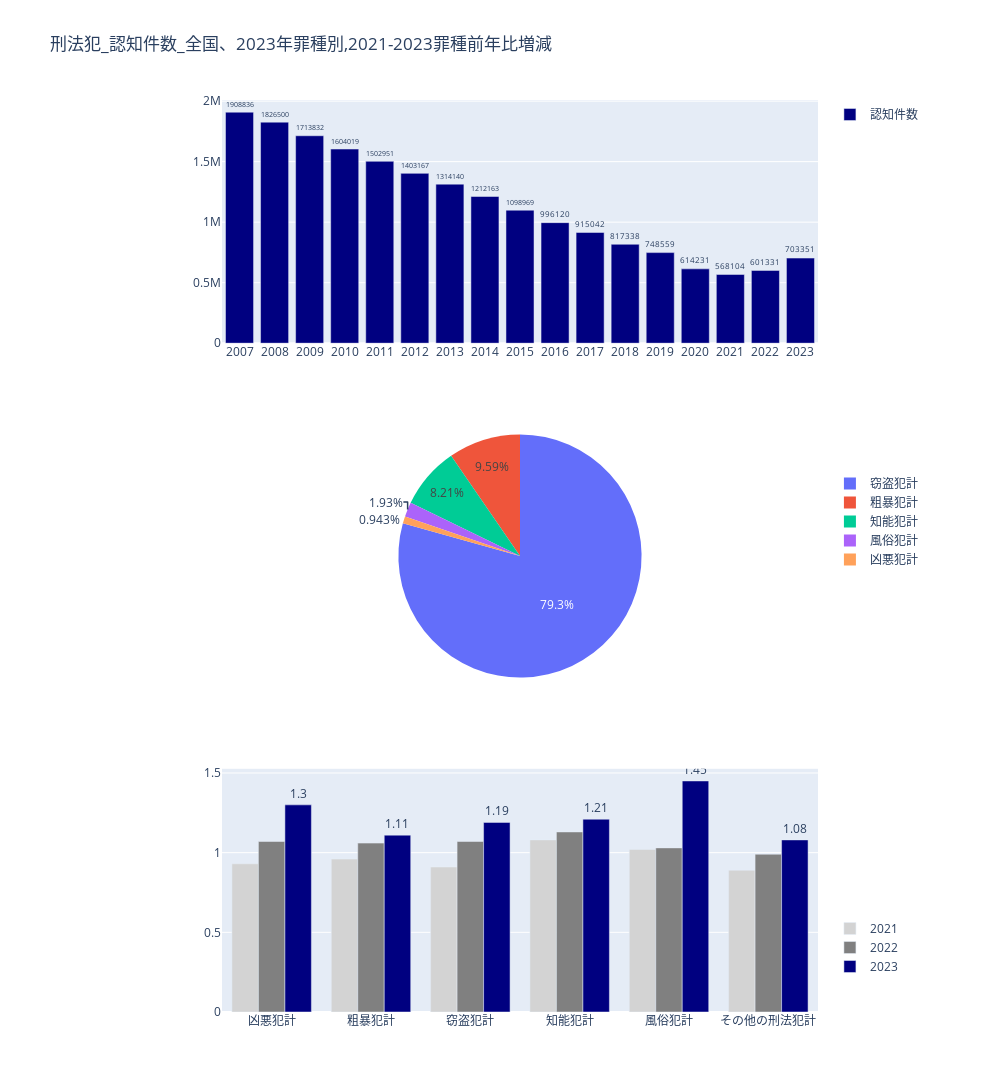

The notebook cell saved with this chart:
### Code cell
from sqlalchemy import create_engine
import pandas as pd
import matplotlib.pyplot as plt
import japanize_matplotlib
import plotly.express as px
import plotly.graph_objects as go
from plotly.subplots import make_subplots


engine = create_engine("postgresql+psycopg2://postgres:yui%403286@localhost/crime_stats")
engine2 = create_engine("postgresql+psycopg2://postgres:yui%403286@localhost/worldbank")
query = '''SELECT * FROM crime_stats;'''
query2 = '''SELECT * FROM stats_city;'''
query3 = '''SELECT crime_type, category, "2021"/"2020" AS rate21,"2022"/"2021" AS rate22,"2023"/"2022" AS rate23 FROM crime_stats WHERE 0 NOT IN
("2020","2021","2022","2023");'''
query4 = '''SELECT * FROM stats_city WHERE ken IN ('総数','北海道','東北管区','東京','関東管区','中部管区','近畿管区','中国管区','四国管区','九州管区');
'''
query5 = '''SELECT crime_type,"2023" FROM crime_stats WHERE crime_type IN ('凶悪犯計','粗暴犯計','窃盗犯計','知能犯計','風俗犯計','その他刑法犯計');'''
query6 = '''SELECT crime_type, category, "2021"/"2020" AS rate21,"2022"/"2021" AS rate22,"2023"/"2022" AS rate23 FROM crime_stats WHERE 0 NOT IN
("2020","2021","2022","2023") AND crime_type IN ('凶悪犯計','粗暴犯計','窃盗犯計','知能犯計','風俗犯計','その他の刑法犯計');'''


def base():
    df = pd.read_sql(query,engine)
    return df

def base2():
    df = pd.read_sql(query4,engine)
    area = df.loc[list(range(0,10)),['ken']]
    df.drop(columns=['ken'],inplace=True)
    df2= df.loc[list(range(0,10)),[df.columns][0]]
    df2.index = area['ken'].values
    return df2.transpose()

def crime_type():
    df = pd.read_sql(query5,engine)
    return df

def crime_type_eng():
    df = pd.read_sql(query5,engine)
    df['crime_type'] = ['Felonious-offence_total','Brutal-offence_total','Theft-Robery_total','Inteligent-criminal_total','Moral-offence_total']
    return df

#Change rate against previous year
def crime_type2():
    df = pd.read_sql(query6,engine)
    return df    

def crime_type2_eng():
    df = pd.read_sql(query6,engine)
    df['crime_type'] = ['Felonious-offence_total','Brutal-offence_total','Theft-Robery_total','Inteligent-criminal_total','Moral-offence_total',
                       'Other-criminal-case']
    return df

def base2_graph():
    df = base2()
    fig = px.bar(df, x=df.index, y=df['総数'],labels={'総数':'認知件数','index':'年度'},title='第3表_刑法犯_認知件数_全国推移',text_auto='.3s')
    fig.show()
    #plt.figure(figsize=(10,4))
    #plt.bar(df.index, df['総数'])
    #plt.title('第3表_刑法犯_都道府県別_認知件数_総数推移')
    crime = crime_type()
    fig = px.pie(crime, values="2023",names="crime_type",title='第1表_刑法犯_罪種別')
    fig.show()

def base2_graph2():
    df = base2()
    crime = crime_type()
    label = crime['crime_type'].values
    title_jpn = '刑法犯_認知件数_全国、2023年罪種別,2021-2023罪種前年比増減'
    title_eng = 'Criminal-Case_Reported_Entire-Country, 2023_Criminal-Type, 2023_rate-of-change_by-criminal-type'
    value = crime['2023'].values
    change_rate = crime_type2()
    change_rate2 = change_rate.round(decimals=2)
    change_rate2.rename(columns={'rate21':'2021','rate22':'2022','rate23':'2023'},inplace=True)
    #fig = go.Figure()
    fig = make_subplots(rows=3,cols=1,specs=[[{"type":"xy"}],[{"type":"domain"}],[{"type":"xy"}]])
    fig.add_trace(go.Bar(x=df.index, y=df['総数'],name='認知件数',text=df['総数'],textposition='outside',marker_color='navy',legendgroup='1')
                  ,row=1,col=1)
    #fig.add_trace(go.Bar(x=df.index,y=df['東京']),row=1,col=1)
    fig.add_trace(go.Pie(labels=label, values=value,legendgroup='2'),row=2,col=1)
    fig.add_trace(go.Bar(x=change_rate2['crime_type'],y=change_rate2['2021'],name='2021',marker_color='lightgrey',legendgroup='3'),row=3,col=1)
    fig.add_trace(go.Bar(x=change_rate2['crime_type'],y=change_rate2['2022'],name='2022',marker_color='grey',legendgroup='3'),row=3,col=1)
    fig.add_trace(go.Bar(x=change_rate2['crime_type'],y=change_rate2['2023'],name='2023',text=change_rate2['2023'], textposition='outside',
                         marker_color='navy',legendgroup='3'),row=3,col=1)
    fig.update_layout(width=1000,height=1200,title=title_jpn,barmode='group',legend_tracegroupgap=350)
    
    fig.show()
    
def felony():
    df2 = df.loc[0:3,['crime_type','category','2007','2008','2009','2010','2011','2012','2013','2014','2015',
                      '2016','2017','2018','2019','2020','2021','2022','2023']]
    return df2

##都道府県別
def stats_city():
    df = pd.read_sql(query2,engine)
    return df

##2021年から2023年の期間の前年増加率
def prev_inc():
    df = pd.read_sql(query3,engine)
    return df

base2_graph2()

### Figure 1 — Plotly figure (JSON) as saved in the notebook; plotly's stock layout.template omitted (floating-point values rounded to 4 significant figures)
{"data": [{"legendgroup": "1", "marker": {"color": "navy"}, "name": "認知件数", "text": [1908836, 1826500, 1713832, 1604019, 1502951, 1403167, 1314140, 1212163, 1098969, 996120, 915042, 817338, 748559, 614231, 568104, 601331, 703351], "textposition": "outside", "type": "bar", "x": ["2007", "2008", "2009", "2010", "2011", "2012", "2013", "2014", "2015", "2016", "2017", "2018", "2019", "2020", "2021", "2022", "2023"], "xaxis": "x", "y": [1908836, 1826500, 1713832, 1604019, 1502951, 1403167, 1314140, 1212163, 1098969, 996120, 915042, 817338, 748559, 614231, 568104, 601331, 703351], "yaxis": "y"}, {"domain": {"x": [0, 1], "y": [0.3667, 0.6333]}, "labels": ["凶悪犯計", "粗暴犯計", "窃盗犯計", "知能犯計", "風俗犯計"], "legendgroup": "2", "type": "pie", "values": [5750, 58474, 483695, 50035, 11774]}, {"legendgroup": "3", "marker": {"color": "lightgrey"}, "name": "2021", "type": "bar", "x": ["凶悪犯計", "粗暴犯計", "窃盗犯計", "知能犯計", "風俗犯計", "その他の刑法犯計"], "xaxis": "x2", "y": [0.93, 0.96, 0.91, 1.08, 1.02, 0.89], "yaxis": "y2"}, {"legendgroup": "3", "marker": {"color": "grey"}, "name": "2022", "type": "bar", "x": ["凶悪犯計", "粗暴犯計", "窃盗犯計", "知能犯計", "風俗犯計", "その他の刑法犯計"], "xaxis": "x2", "y": [1.07, 1.06, 1.07, 1.13, 1.03, 0.99], "yaxis": "y2"}, {"legendgroup": "3", "marker": {"color": "navy"}, "name": "2023", "text": [1.3, 1.11, 1.19, 1.21, 1.45, 1.08], "textposition": "outside", "type": "bar", "x": ["凶悪犯計", "粗暴犯計", "窃盗犯計", "知能犯計", "風俗犯計", "その他の刑法犯計"], "xaxis": "x2", "y": [1.3, 1.11, 1.19, 1.21, 1.45, 1.08], "yaxis": "y2"}], "layout": {"barmode": "group", "height": 1200, "legend": {"tracegroupgap": 350}, "title": {"text": "刑法犯_認知件数_全国、2023年罪種別,2021-2023罪種前年比増減"}, "width": 1000, "xaxis": {"anchor": "y", "autorange": true, "domain": [0, 1], "range": [-0.5, 16.5], "type": "category"}, "xaxis2": {"anchor": "y2", "autorange": true, "domain": [0, 1], "range": [-0.5, 5.5], "type": "category"}, "yaxis": {"anchor": "x", "autorange": true, "domain": [0.7333, 1], "range": [0, 2009000.0], "type": "linear"}, "yaxis2": {"anchor": "x2", "autorange": true, "domain": [0, 0.2667], "range": [0, 1.526], "type": "linear"}}}
